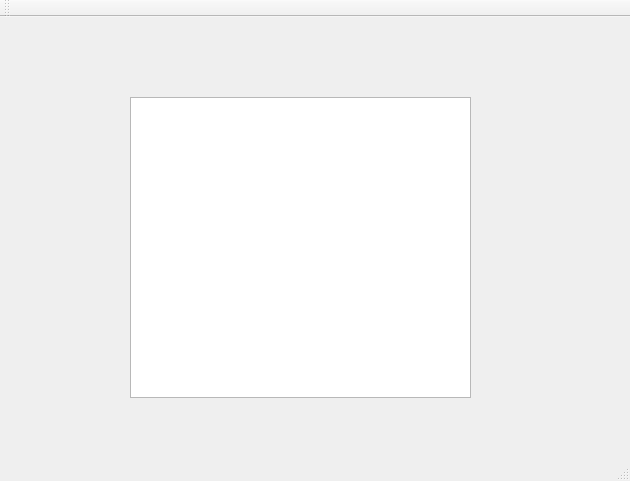
<?xml version="1.0" encoding="UTF-8"?>
<ui version="4.0">
 <class>client</class>
 <widget class="QMainWindow" name="client">
  <property name="geometry">
   <rect>
    <x>0</x>
    <y>0</y>
    <width>630</width>
    <height>481</height>
   </rect>
  </property>
  <property name="windowTitle">
   <string>client</string>
  </property>
  <widget class="QWidget" name="centralWidget">
   <widget class="QListView" name="contentListView">
    <property name="geometry">
     <rect>
      <x>130</x>
      <y>80</y>
      <width>341</width>
      <height>301</height>
     </rect>
    </property>
   </widget>
  </widget>
  <widget class="QMenuBar" name="menuBar">
   <property name="geometry">
    <rect>
     <x>0</x>
     <y>0</y>
     <width>630</width>
     <height>26</height>
    </rect>
   </property>
  </widget>
  <widget class="QToolBar" name="mainToolBar">
   <attribute name="toolBarArea">
    <enum>TopToolBarArea</enum>
   </attribute>
   <attribute name="toolBarBreak">
    <bool>false</bool>
   </attribute>
  </widget>
  <widget class="QStatusBar" name="statusBar"/>
 </widget>
 <layoutdefault spacing="6" margin="11"/>
 <resources/>
 <connections/>
</ui>
